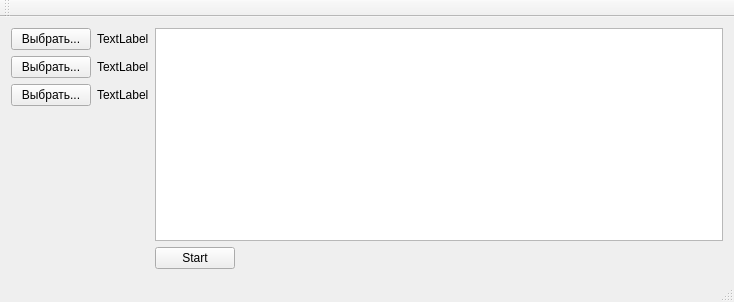
<?xml version="1.0" encoding="UTF-8"?>
<ui version="4.0">
 <class>FirstAppClass</class>
 <widget class="QMainWindow" name="FirstAppClass">
  <property name="geometry">
   <rect>
    <x>0</x>
    <y>0</y>
    <width>734</width>
    <height>302</height>
   </rect>
  </property>
  <property name="windowTitle">
   <string>FirstApp</string>
  </property>
  <widget class="QWidget" name="centralWidget">
   <layout class="QHBoxLayout" name="horizontalLayout_3">
    <item>
     <layout class="QVBoxLayout" name="verticalLayout">
      <property name="sizeConstraint">
       <enum>QLayout::SetFixedSize</enum>
      </property>
      <item>
       <layout class="QHBoxLayout" name="horizontalLayout_5">
        <item>
         <widget class="QPushButton" name="btnOpenFile3">
          <property name="text">
           <string>Выбрать...</string>
          </property>
         </widget>
        </item>
        <item>
         <widget class="QLabel" name="label_3">
          <property name="text">
           <string>TextLabel</string>
          </property>
         </widget>
        </item>
       </layout>
      </item>
      <item>
       <layout class="QHBoxLayout" name="horizontalLayout_2">
        <item>
         <widget class="QPushButton" name="btnOpenFile1">
          <property name="text">
           <string>Выбрать...</string>
          </property>
         </widget>
        </item>
        <item>
         <widget class="QLabel" name="label">
          <property name="text">
           <string>TextLabel</string>
          </property>
         </widget>
        </item>
       </layout>
      </item>
      <item>
       <layout class="QHBoxLayout" name="horizontalLayout_4">
        <item>
         <widget class="QPushButton" name="btnOpenFile2">
          <property name="text">
           <string>Выбрать...</string>
          </property>
         </widget>
        </item>
        <item>
         <widget class="QLabel" name="label_2">
          <property name="text">
           <string>TextLabel</string>
          </property>
         </widget>
        </item>
       </layout>
      </item>
      <item>
       <spacer name="verticalSpacer">
        <property name="orientation">
         <enum>Qt::Vertical</enum>
        </property>
        <property name="sizeHint" stdset="0">
         <size>
          <width>20</width>
          <height>40</height>
         </size>
        </property>
       </spacer>
      </item>
     </layout>
    </item>
    <item>
     <layout class="QVBoxLayout" name="verticalLayout_2">
      <item>
       <widget class="QListWidget" name="listWidget"/>
      </item>
      <item>
       <layout class="QHBoxLayout" name="horizontalLayout">
        <item>
         <widget class="QPushButton" name="btnStart">
          <property name="text">
           <string>Start</string>
          </property>
         </widget>
        </item>
        <item>
         <spacer name="horizontalSpacer">
          <property name="orientation">
           <enum>Qt::Horizontal</enum>
          </property>
          <property name="sizeHint" stdset="0">
           <size>
            <width>40</width>
            <height>20</height>
           </size>
          </property>
         </spacer>
        </item>
       </layout>
      </item>
     </layout>
    </item>
   </layout>
  </widget>
  <widget class="QMenuBar" name="menuBar">
   <property name="geometry">
    <rect>
     <x>0</x>
     <y>0</y>
     <width>734</width>
     <height>22</height>
    </rect>
   </property>
  </widget>
  <widget class="QToolBar" name="mainToolBar">
   <attribute name="toolBarArea">
    <enum>TopToolBarArea</enum>
   </attribute>
   <attribute name="toolBarBreak">
    <bool>false</bool>
   </attribute>
  </widget>
  <widget class="QStatusBar" name="statusBar"/>
 </widget>
 <layoutdefault spacing="6" margin="11"/>
 <resources>
  <include location="FirstApp.qrc"/>
 </resources>
 <connections/>
</ui>
